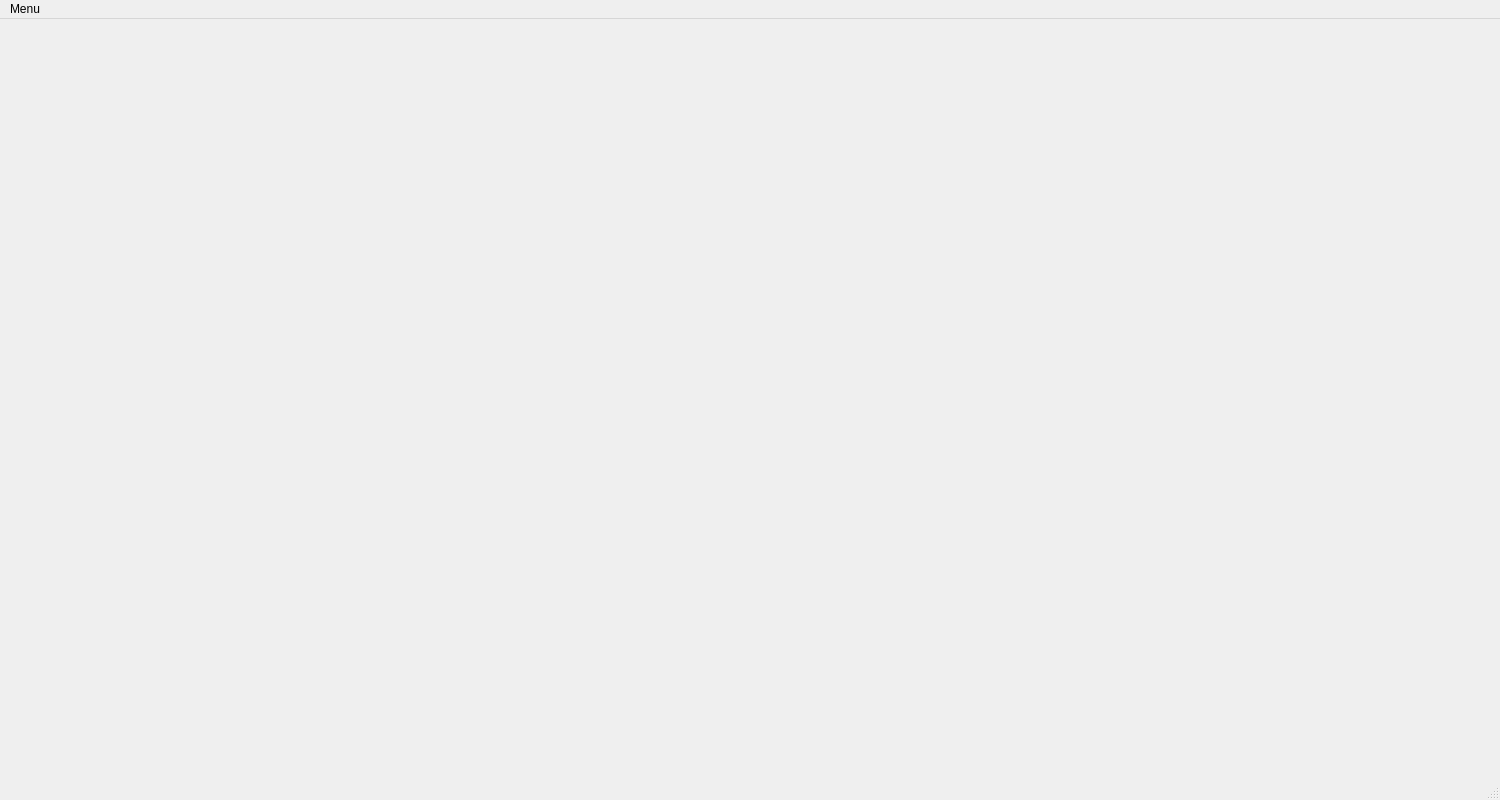
<?xml version="1.0" encoding="UTF-8"?>
<ui version="4.0">
 <class>MainWindow</class>
 <widget class="QMainWindow" name="MainWindow">
  <property name="geometry">
   <rect>
    <x>0</x>
    <y>0</y>
    <width>1500</width>
    <height>800</height>
   </rect>
  </property>
  <property name="windowTitle">
   <string>MainWindow</string>
  </property>
  <property name="styleSheet">
   <string notr="true">/*font: 'Sawasdee'; 
background-color: rgb(153, 172, 186);
/*color: rgb(211, 215, 207);</string>
  </property>
  <widget class="QWidget" name="centralwidget">
   <layout class="QGridLayout" name="gridLayout_2">
    <item row="0" column="0">
     <layout class="QGridLayout" name="gridLayout">
      <item row="0" column="0">
       <widget class="QStackedWidget" name="stackedWidget">
        <property name="currentIndex">
         <number>1</number>
        </property>
        <widget class="QWidget" name="HomePage">
         <layout class="QFormLayout" name="formLayout_2">
          <item row="0" column="0">
           <layout class="QFormLayout" name="formLayout"/>
          </item>
         </layout>
        </widget>
        <widget class="QWidget" name="ViewFamily">
         <layout class="QFormLayout" name="formLayout_4">
          <item row="0" column="0">
           <layout class="QFormLayout" name="formLayout_3"/>
          </item>
         </layout>
        </widget>
        <widget class="QWidget" name="EditFamily">
         <layout class="QFormLayout" name="formLayout_6">
          <item row="0" column="0">
           <layout class="QFormLayout" name="formLayout_5"/>
          </item>
         </layout>
        </widget>
       </widget>
      </item>
     </layout>
    </item>
   </layout>
  </widget>
  <widget class="QMenuBar" name="menubar">
   <property name="geometry">
    <rect>
     <x>0</x>
     <y>0</y>
     <width>1500</width>
     <height>22</height>
    </rect>
   </property>
   <widget class="QMenu" name="menuMenu">
    <property name="title">
     <string>Menu</string>
    </property>
    <addaction name="actionHome"/>
    <addaction name="actionLogout"/>
   </widget>
   <addaction name="menuMenu"/>
  </widget>
  <widget class="QStatusBar" name="statusbar"/>
  <action name="actionHome">
   <property name="text">
    <string>Home</string>
   </property>
  </action>
  <action name="actionLogout">
   <property name="text">
    <string>Logout</string>
   </property>
  </action>
 </widget>
 <resources/>
 <connections/>
</ui>
